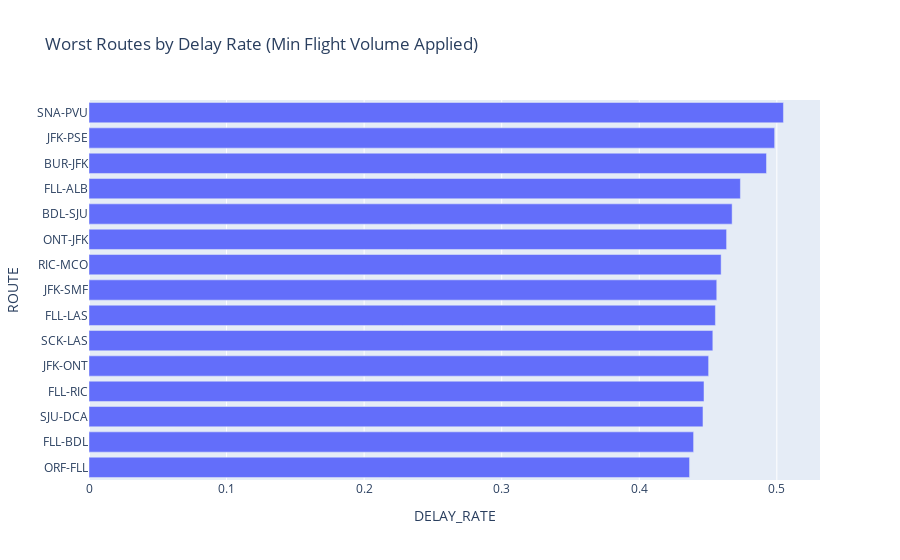

Write notebook code for a chart like this one.
### Code cell
fig = px.bar(
    worst_routes.sort_values("DELAY_RATE"),
    x = "DELAY_RATE",
    y = "ROUTE",
    hover_data = ["TOTAL_FLIGHTS", "CANCEL_RATE", "AVG_ARR_DELAY_MIN"],
    title = "Worst Routes by Delay Rate (Min Flight Volume Applied)"
)
fig.update_yaxes(tickformat = ".0%")
fig.show()

### Figure 1 — Plotly figure (JSON) as saved in the notebook; plotly's stock layout.template omitted (floating-point values rounded to 4 significant figures)
{"data": [{"alignmentgroup": "True", "customdata": [[363, 0.06061, 40.38], [572, 0.01748, 36.49], [365, 0.005479, 46.66], [733, 0.02046, 42.39], [365, 0.02192, 36.11], [432, 0.00463, 32.25], [906, 0.02208, 34.11], [364, 0.02198, 32.56], [866, 0.02425, 42.16], [365, 0.02466, 63.07], [1035, 0.01643, 38.25], [346, 0.01734, 43.69], [364, 0.0522, 46.09], [333, 0.03303, 42.35], [325, 0.04, 67.9]], "hovertemplate": "DELAY_RATE=%{x}<br>ROUTE=%{y}<br>TOTAL_FLIGHTS=%{customdata[0]}<br>CANCEL_RATE=%{customdata[1]}<br>AVG_ARR_DELAY_MIN=%{customdata[2]}<extra></extra>", "legendgroup": "", "marker": {"color": "#636efa", "pattern": {"shape": ""}}, "name": "", "offsetgroup": "", "orientation": "h", "showlegend": false, "textposition": "auto", "type": "bar", "x": [0.4366, 0.4395, 0.4463, 0.4471, 0.4504, 0.4535, 0.4554, 0.4563, 0.4595, 0.4635, 0.4675, 0.4735, 0.4925, 0.4984, 0.5048], "xaxis": "x", "y": ["ORF-FLL", "FLL-BDL", "SJU-DCA", "FLL-RIC", "JFK-ONT", "SCK-LAS", "FLL-LAS", "JFK-SMF", "RIC-MCO", "ONT-JFK", "BDL-SJU", "FLL-ALB", "BUR-JFK", "JFK-PSE", "SNA-PVU"], "yaxis": "y"}], "layout": {"barmode": "relative", "legend": {"tracegroupgap": 0}, "title": {"text": "Worst Routes by Delay Rate (Min Flight Volume Applied)"}, "xaxis": {"anchor": "y", "domain": [0, 1], "title": {"text": "DELAY_RATE"}}, "yaxis": {"anchor": "x", "domain": [0, 1], "tickformat": ".0%", "title": {"text": "ROUTE"}}}}
